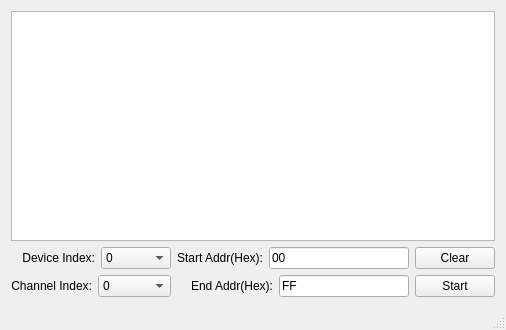
<?xml version="1.0" encoding="UTF-8"?>
<ui version="4.0">
 <class>MainWindow</class>
 <widget class="QMainWindow" name="MainWindow">
  <property name="geometry">
   <rect>
    <x>0</x>
    <y>0</y>
    <width>506</width>
    <height>330</height>
   </rect>
  </property>
  <property name="windowTitle">
   <string>USB-I2C AutoAddr</string>
  </property>
  <widget class="QWidget" name="centralWidget">
   <layout class="QGridLayout" name="gridLayout">
    <item row="0" column="0">
     <layout class="QVBoxLayout" name="verticalLayout_4">
      <item>
       <widget class="QTextBrowser" name="msgTextBrowser"/>
      </item>
      <item>
       <layout class="QHBoxLayout" name="horizontalLayout_5">
        <item>
         <layout class="QVBoxLayout" name="verticalLayout">
          <item>
           <layout class="QHBoxLayout" name="horizontalLayout">
            <item>
             <widget class="QLabel" name="label">
              <property name="minimumSize">
               <size>
                <width>84</width>
                <height>0</height>
               </size>
              </property>
              <property name="text">
               <string>Device Index:</string>
              </property>
              <property name="alignment">
               <set>Qt::AlignRight|Qt::AlignTrailing|Qt::AlignVCenter</set>
              </property>
             </widget>
            </item>
            <item>
             <widget class="QComboBox" name="deviceIndexComboBox">
              <property name="minimumSize">
               <size>
                <width>70</width>
                <height>0</height>
               </size>
              </property>
              <item>
               <property name="text">
                <string>0</string>
               </property>
              </item>
              <item>
               <property name="text">
                <string>1</string>
               </property>
              </item>
              <item>
               <property name="text">
                <string>2</string>
               </property>
              </item>
              <item>
               <property name="text">
                <string>3</string>
               </property>
              </item>
              <item>
               <property name="text">
                <string>4</string>
               </property>
              </item>
              <item>
               <property name="text">
                <string>5</string>
               </property>
              </item>
              <item>
               <property name="text">
                <string>6</string>
               </property>
              </item>
              <item>
               <property name="text">
                <string>7</string>
               </property>
              </item>
              <item>
               <property name="text">
                <string>8</string>
               </property>
              </item>
              <item>
               <property name="text">
                <string>9</string>
               </property>
              </item>
             </widget>
            </item>
           </layout>
          </item>
          <item>
           <layout class="QHBoxLayout" name="horizontalLayout_2">
            <item>
             <widget class="QLabel" name="label_2">
              <property name="text">
               <string>Channel Index:</string>
              </property>
              <property name="alignment">
               <set>Qt::AlignRight|Qt::AlignTrailing|Qt::AlignVCenter</set>
              </property>
             </widget>
            </item>
            <item>
             <widget class="QComboBox" name="channelIndexComboBox">
              <property name="minimumSize">
               <size>
                <width>70</width>
                <height>0</height>
               </size>
              </property>
              <item>
               <property name="text">
                <string>0</string>
               </property>
              </item>
              <item>
               <property name="text">
                <string>1</string>
               </property>
              </item>
             </widget>
            </item>
           </layout>
          </item>
         </layout>
        </item>
        <item>
         <layout class="QVBoxLayout" name="verticalLayout_2">
          <item>
           <layout class="QHBoxLayout" name="horizontalLayout_3">
            <item>
             <widget class="QLabel" name="label_3">
              <property name="text">
               <string>Start Addr(Hex):</string>
              </property>
              <property name="alignment">
               <set>Qt::AlignRight|Qt::AlignTrailing|Qt::AlignVCenter</set>
              </property>
             </widget>
            </item>
            <item>
             <widget class="QLineEdit" name="startAddrLineEdit">
              <property name="text">
               <string>00</string>
              </property>
             </widget>
            </item>
           </layout>
          </item>
          <item>
           <layout class="QHBoxLayout" name="horizontalLayout_4">
            <item>
             <widget class="QLabel" name="label_4">
              <property name="minimumSize">
               <size>
                <width>96</width>
                <height>0</height>
               </size>
              </property>
              <property name="text">
               <string>End Addr(Hex):</string>
              </property>
              <property name="alignment">
               <set>Qt::AlignRight|Qt::AlignTrailing|Qt::AlignVCenter</set>
              </property>
             </widget>
            </item>
            <item>
             <widget class="QLineEdit" name="endAddrLineEdit">
              <property name="text">
               <string>FF</string>
              </property>
             </widget>
            </item>
           </layout>
          </item>
         </layout>
        </item>
        <item>
         <layout class="QVBoxLayout" name="verticalLayout_3">
          <item>
           <widget class="QPushButton" name="clearPushButton">
            <property name="text">
             <string>Clear</string>
            </property>
           </widget>
          </item>
          <item>
           <widget class="QPushButton" name="startPushButton">
            <property name="text">
             <string>Start</string>
            </property>
           </widget>
          </item>
         </layout>
        </item>
       </layout>
      </item>
     </layout>
    </item>
   </layout>
  </widget>
  <widget class="QMenuBar" name="menuBar">
   <property name="geometry">
    <rect>
     <x>0</x>
     <y>0</y>
     <width>506</width>
     <height>23</height>
    </rect>
   </property>
  </widget>
  <widget class="QStatusBar" name="statusBar"/>
 </widget>
 <layoutdefault spacing="6" margin="11"/>
 <resources/>
 <connections/>
</ui>
